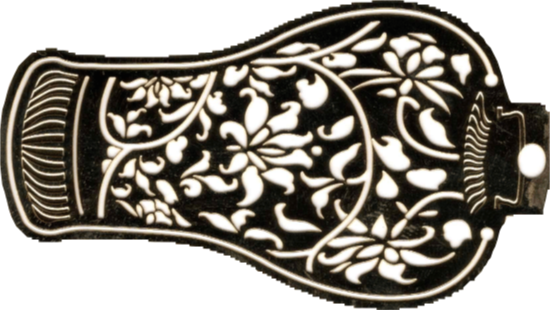
#> input picture axial_graph/Optical/segment anything.png, 550 x 310 px
$ jupyter execute binarization.ipynb
#> lines starting #> are read from the running program, lines starting #| are printed output that depends on the picture; after the words box and inside, x2 and y2 are one past the last pixel; in counts of white or black regions, pixels touching at a corner belong together
[cell 1]
import matplotlib.pyplot as plt
import cv2
import numpy as np

[cell 2]
from PIL import Image

temp = Image.open('segment anything.png')
#> temp is the input picture: PIL image 550x310 RGBA; mean R, G, B, A 75.7, 70.9, 62.8, 181.3
len(temp.split())

# np.array(temp).shape#[1367:1700,500:1080]
# temp = Image.fromarray(255 - np.rot90(np.array(temp)[1367:1700,500:1080], 1))
image = np.rot90(np.array(temp), 1)
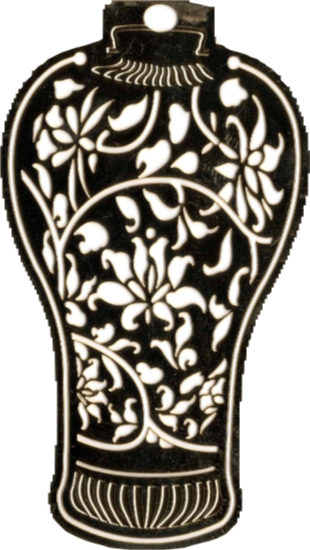
#> image: shape (550, 310, 4); mean R, G, B, A 75.7, 70.9, 62.8, 181.3; transparent parts drawn white
image = cv2.cvtColor(image, cv2.COLOR_BGR2GRAY)
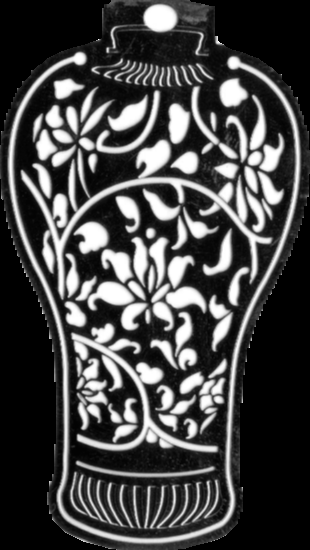
#> image: shape (550, 310); min 0, max 255, mean 69.1
thresh = 90
maxValue = 255
th, dst = cv2.threshold(image, thresh, maxValue, cv2.THRESH_BINARY)
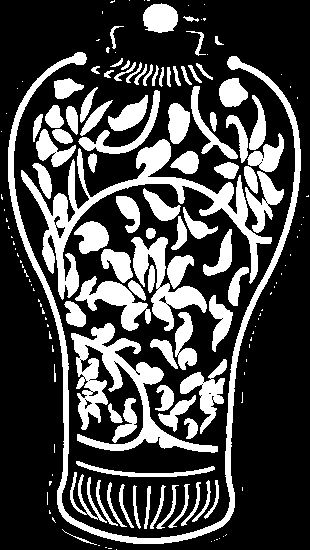
#> dst: shape (550, 310); 28.1% white; 164 white regions (79 under 20 px), largest, box (x1, y1, x2, y2) and area: (8, 52, 301, 544) 7134, (21, 139, 272, 300) 6392, (71, 323, 218, 453) 5031
#> th = 90
temp = Image.fromarray(dst)
temp.show()

[cell 3]
from PIL import Image

temp = Image.open('bottle_3legbird.png')
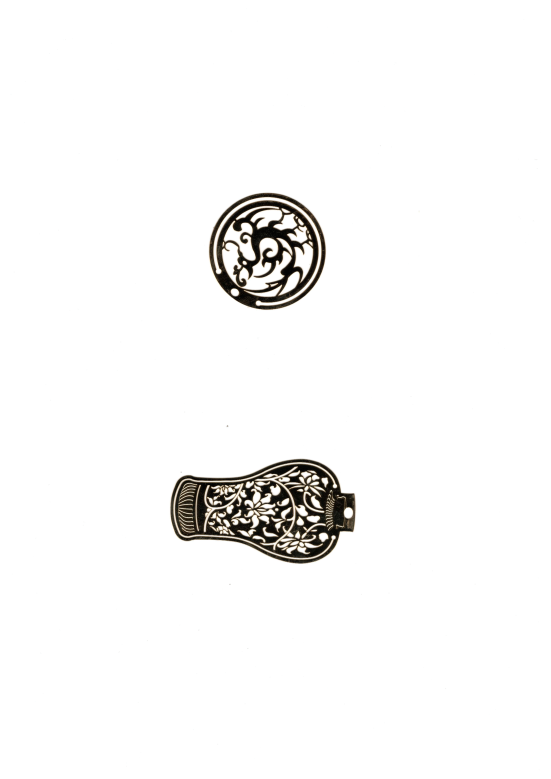
#> input picture axial_graph/Optical/bottle_3legbird.png, 1653 x 2337 px (shown at 1/3 size)
#> temp is the input picture: PIL image 1653x2337 P; mean R, G, B 247.2, 246.9, 246.3
len(temp.split())
# temp.show()
# np.array(temp).shape#[1367:1700,500:1080]
image = np.rot90(np.array(temp)[1367:1700,500:1080], 1)
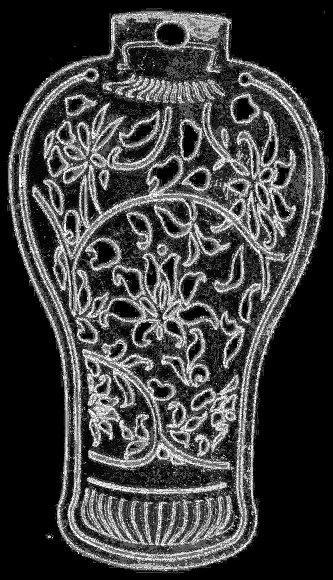
#> image: shape (580, 333); min 0, max 255, mean 63
thresh = 200
maxValue = 255
th, dst = cv2.threshold(image, thresh, maxValue, cv2.THRESH_BINARY)
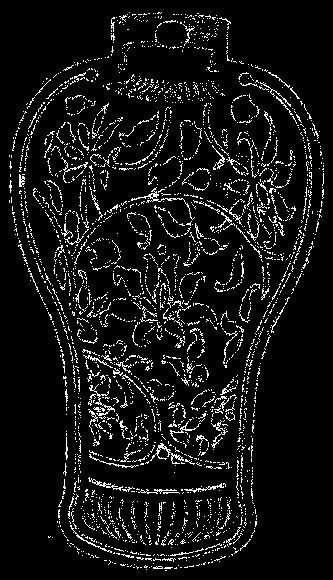
#> dst: shape (580, 333); 7.6% white in thin lines or dots
#> th = 200
temp = Image.fromarray(dst)
temp.show()
